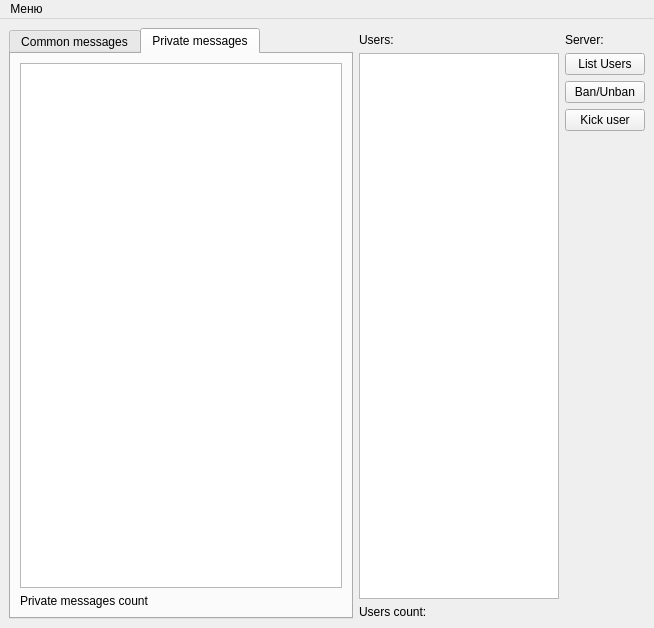
<?xml version="1.0" encoding="UTF-8"?>
<ui version="4.0">
 <class>MainWindow</class>
 <widget class="QMainWindow" name="MainWindow">
  <property name="geometry">
   <rect>
    <x>0</x>
    <y>0</y>
    <width>654</width>
    <height>628</height>
   </rect>
  </property>
  <property name="windowTitle">
   <string>MainWindow</string>
  </property>
  <widget class="QWidget" name="centralwidget">
   <layout class="QHBoxLayout" name="horizontalLayout_4">
    <item>
     <layout class="QVBoxLayout" name="verticalLayout_2" stretch="0">
      <item>
       <widget class="QTabWidget" name="tabWidget">
        <property name="currentIndex">
         <number>1</number>
        </property>
        <widget class="QWidget" name="commonTab">
         <attribute name="title">
          <string>Common messages</string>
         </attribute>
         <layout class="QHBoxLayout" name="horizontalLayout_2">
          <item>
           <layout class="QVBoxLayout" name="verticalLayout_4">
            <item>
             <widget class="QTableWidget" name="commonMessageListTableWidget"/>
            </item>
            <item>
             <widget class="QLabel" name="commonMessagesCountLabel">
              <property name="text">
               <string>Common messages count:</string>
              </property>
             </widget>
            </item>
           </layout>
          </item>
         </layout>
        </widget>
        <widget class="QWidget" name="privateTab">
         <attribute name="title">
          <string>Private messages</string>
         </attribute>
         <layout class="QHBoxLayout" name="horizontalLayout_3">
          <item>
           <layout class="QVBoxLayout" name="verticalLayout_5">
            <item>
             <widget class="QTableWidget" name="privateMessageListTableWidget"/>
            </item>
            <item>
             <widget class="QLabel" name="privateMessagesCountLabel">
              <property name="text">
               <string>Private messages count</string>
              </property>
             </widget>
            </item>
           </layout>
          </item>
         </layout>
        </widget>
       </widget>
      </item>
     </layout>
    </item>
    <item>
     <layout class="QHBoxLayout" name="horizontalLayout">
      <item>
       <layout class="QVBoxLayout" name="verticalLayout">
        <property name="topMargin">
         <number>5</number>
        </property>
        <item>
         <widget class="QLabel" name="UserListLabel">
          <property name="sizePolicy">
           <sizepolicy hsizetype="Preferred" vsizetype="Preferred">
            <horstretch>0</horstretch>
            <verstretch>0</verstretch>
           </sizepolicy>
          </property>
          <property name="minimumSize">
           <size>
            <width>100</width>
            <height>0</height>
           </size>
          </property>
          <property name="maximumSize">
           <size>
            <width>100</width>
            <height>16777215</height>
           </size>
          </property>
          <property name="text">
           <string>Users:</string>
          </property>
         </widget>
        </item>
        <item>
         <widget class="QTableWidget" name="userListTableWidget">
          <property name="minimumSize">
           <size>
            <width>100</width>
            <height>0</height>
           </size>
          </property>
          <property name="maximumSize">
           <size>
            <width>200</width>
            <height>16777215</height>
           </size>
          </property>
         </widget>
        </item>
        <item>
         <widget class="QLabel" name="userCountLabel">
          <property name="text">
           <string>Users count:</string>
          </property>
         </widget>
        </item>
       </layout>
      </item>
      <item>
       <layout class="QVBoxLayout" name="verticalLayout_3">
        <property name="topMargin">
         <number>5</number>
        </property>
        <item>
         <widget class="QLabel" name="serverStateLabel">
          <property name="text">
           <string>Server:</string>
          </property>
         </widget>
        </item>
        <item>
         <widget class="QPushButton" name="getListUsersPushButton">
          <property name="sizePolicy">
           <sizepolicy hsizetype="Fixed" vsizetype="Fixed">
            <horstretch>0</horstretch>
            <verstretch>0</verstretch>
           </sizepolicy>
          </property>
          <property name="text">
           <string>List Users</string>
          </property>
         </widget>
        </item>
        <item>
         <widget class="QPushButton" name="banUserPushButton">
          <property name="sizePolicy">
           <sizepolicy hsizetype="Fixed" vsizetype="Fixed">
            <horstretch>0</horstretch>
            <verstretch>0</verstretch>
           </sizepolicy>
          </property>
          <property name="text">
           <string>Ban/Unban</string>
          </property>
         </widget>
        </item>
        <item>
         <widget class="QPushButton" name="kickUserPushButton">
          <property name="sizePolicy">
           <sizepolicy hsizetype="Fixed" vsizetype="Fixed">
            <horstretch>0</horstretch>
            <verstretch>0</verstretch>
           </sizepolicy>
          </property>
          <property name="text">
           <string>Kick user</string>
          </property>
         </widget>
        </item>
        <item>
         <spacer name="verticalSpacer">
          <property name="orientation">
           <enum>Qt::Orientation::Vertical</enum>
          </property>
          <property name="sizeHint" stdset="0">
           <size>
            <width>20</width>
            <height>40</height>
           </size>
          </property>
         </spacer>
        </item>
       </layout>
      </item>
     </layout>
    </item>
   </layout>
  </widget>
  <widget class="QMenuBar" name="menuBar">
   <property name="geometry">
    <rect>
     <x>0</x>
     <y>0</y>
     <width>654</width>
     <height>21</height>
    </rect>
   </property>
   <widget class="QMenu" name="menu">
    <property name="title">
     <string>Меню</string>
    </property>
    <addaction name="enableSeverAction"/>
    <addaction name="stopServerAction"/>
   </widget>
   <addaction name="menu"/>
  </widget>
  <action name="enableSeverAction">
   <property name="text">
    <string>Enable server</string>
   </property>
  </action>
  <action name="stopServerAction">
   <property name="text">
    <string>Stop server</string>
   </property>
  </action>
 </widget>
 <resources/>
 <connections/>
</ui>
